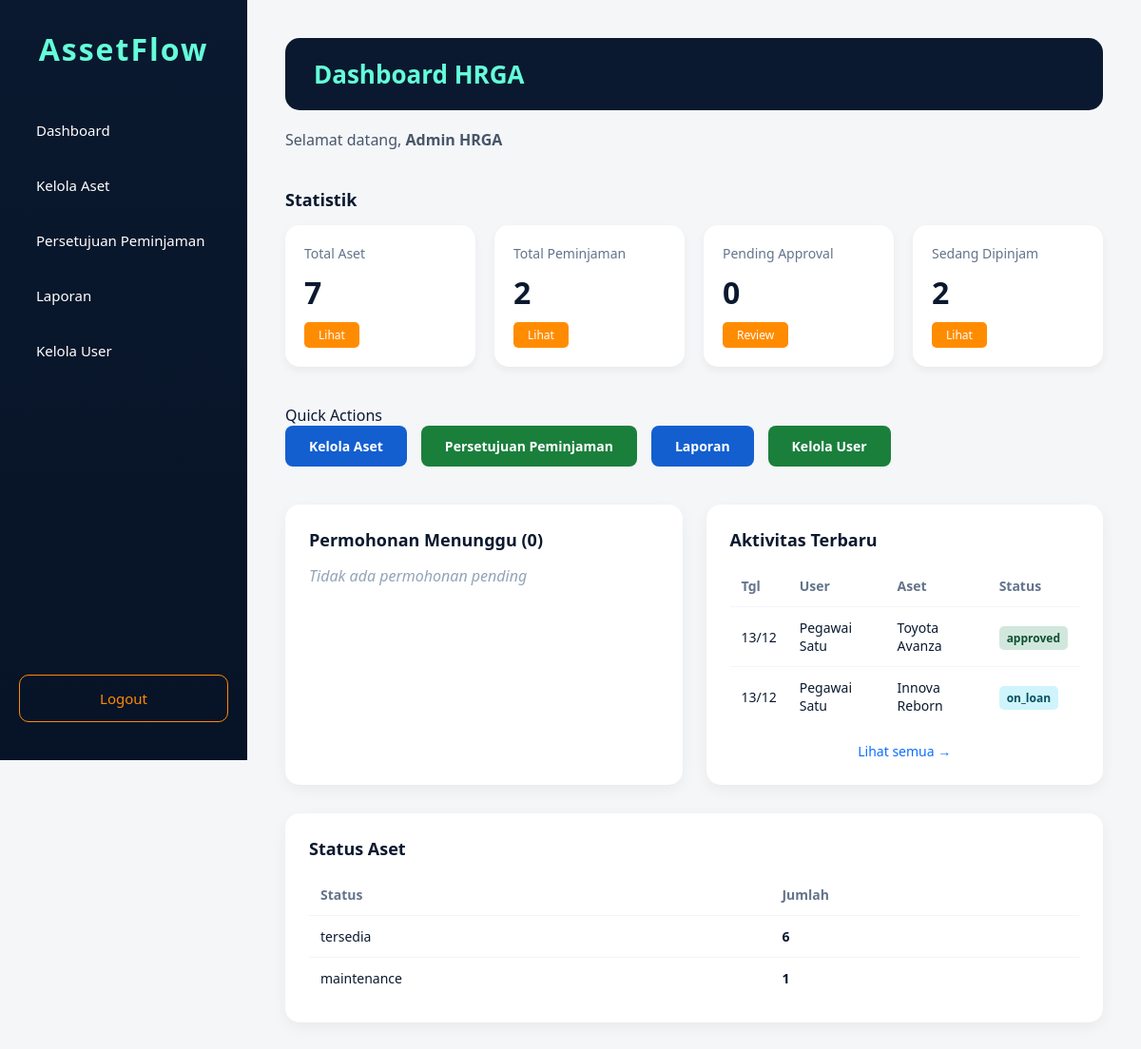
Page /admin_dashboard.php (signed in) on the committed database.
### tables this page shows
CREATE TABLE `loans` (
  `id_loan` int(11) NOT NULL,
  `id_user` int(11) NOT NULL,
  `id_aset` int(11) NOT NULL,
  `driver_id` int(11) DEFAULT NULL,
  `tgl_pinjam` date NOT NULL,
  `tgl_kembali` date NOT NULL,
  `jam_keluar` datetime DEFAULT NULL,
  `jam_masuk` datetime DEFAULT NULL,
  `km_awal` int(11) DEFAULT NULL,
  `km_akhir` int(11) DEFAULT NULL,
  `kondisi_mobil` text DEFAULT NULL,
  `keterangan` text NOT NULL,
  `alasan_penolakan` text DEFAULT NULL,
  `status_loan` enum('pending','approved','rejected','on_loan','returned') NOT NULL DEFAULT 'pending',
  `returned_at` datetime DEFAULT NULL,
  `created_at` datetime NOT NULL DEFAULT CURRENT_TIMESTAMP,
  `updated_at` datetime NOT NULL DEFAULT CURRENT_TIMESTAMP ON UPDATE CURRENT_TIMESTAMP
);

CREATE TABLE `users` (
  `id_user` int(11) NOT NULL,
  `nama` varchar(100) NOT NULL,
  `email` varchar(100) NOT NULL,
  `password` varchar(255) NOT NULL,
  `role` enum('pegawai','hrga','satpam','supir') NOT NULL,
  `divisi` varchar(50) DEFAULT NULL,
  `created_at` datetime NOT NULL DEFAULT CURRENT_TIMESTAMP,
  `updated_at` datetime NOT NULL DEFAULT CURRENT_TIMESTAMP ON UPDATE CURRENT_TIMESTAMP,
  `deleted_at` datetime DEFAULT NULL
);

CREATE TABLE `assets` (
  `id_aset` int(11) NOT NULL,
  `nama_aset` varchar(100) NOT NULL,
  `kategori` enum('mobil','elektronik') NOT NULL,
  `plat_nomor` varchar(20) DEFAULT NULL,
  `status_aset` enum('tersedia','maintenance','rusak') NOT NULL DEFAULT 'tersedia',
  `gambar` varchar(255) DEFAULT NULL,
  `created_at` datetime NOT NULL DEFAULT CURRENT_TIMESTAMP,
  `updated_at` datetime NOT NULL DEFAULT CURRENT_TIMESTAMP ON UPDATE CURRENT_TIMESTAMP,
  `deleted_at` datetime DEFAULT NULL
);

### auth_check.php (called while the page is built, shortened)
<?php
function e($value) {
    return htmlspecialchars((string) ($value ?? ''), ENT_QUOTES, 'UTF-8');
}

### admin_dashboard.php (the view, shortened to what this page needs)
<?php
require_once 'database/db.php';
require_once 'auth_check.php';
$total_assets = $conn->query("SELECT COUNT(*) FROM assets WHERE deleted_at IS NULL")->fetchColumn();
$total_loans = $conn->query("SELECT COUNT(*) FROM loans")->fetchColumn();
$pending_loans = $conn->query("SELECT COUNT(*) FROM loans WHERE status_loan='pending'")->fetchColumn();
$active_loans = $conn->query("SELECT COUNT(*) FROM loans WHERE status_loan IN ('approved','on_loan')")->fetchColumn();
$recent_pending = $conn->query("
    SELECT l.*, u.nama as pemohon, a.nama_aset
    FROM loans l
    JOIN users u ON l.id_user = u.id_user
    JOIN assets a ON l.id_aset = a.id_aset
    WHERE l.status_loan='pending'
      AND a.deleted_at IS NULL
    ORDER BY l.tgl_pinjam ASC
    LIMIT 5
")->fetchAll();
?>
<!DOCTYPE html>
<html>
<head>
    <link rel="stylesheet" href="css/admindash.css">
</head>
<body>
    <div class="sidebar">
        <h2>AssetFlow</h2>
        <a href="admin_dashboard.php" class="active">Dashboard</a>
        <a href="kelola_aset.php">Kelola Aset</a>
        <a href="persetujuan.php">Persetujuan Peminjaman</a>
        <a href="laporan.php">Laporan</a>
        <a href="kelola_user.php">Kelola User</a>
        <a href="logout.php" class="logout">Logout</a>
    </div>
    <div class="main-content">
        <h1>Dashboard HRGA</h1>
        <p class="welcome">Selamat datang, <b><?= e($_SESSION['nama']) ?></b></p>
        <h2>Statistik</h2>
        <div class="stats-grid">
            <div class="card">
                <span class="label">Total Aset</span>
                <span class="number"><?= $total_assets ?></span>
                <a href="kelola_aset.php" class="btn-small">Lihat</a>
            </div>
            <div class="card">
                <span class="label">Total Peminjaman</span>
                <span class="number"><?= $total_loans ?></span>
                <a href="laporan.php" class="btn-small">Lihat</a>
            </div>
            <div class="card">
                <span class="label">Pending Approval</span>
                <span class="number"><?= $pending_loans ?></span>
                <a href="persetujuan.php" class="btn-small">Review</a>
            </div>
            <div class="card">
                <span class="label">Sedang Dipinjam</span>
                <span class="number"><?= $active_loans ?></span>
                <a href="laporan.php?status=approved" class="btn-small">Lihat</a>
            </div>
        </div>
        <!<h2>Quick Actions</h2>
        <div class="quick-actions">
            <a href="kelola_aset.php" class="btn-blue">Kelola Aset</a>
            <a href="persetujuan.php" class="btn-yellow">Persetujuan Peminjaman</a>
            <a href="laporan.php" class="btn-green">Laporan</a>
            <a href="kelola_user.php" class="btn-cyan">Kelola User</a>
        </div>
        <div class="row-container">
            <div class="box-container">
                <h2>Permohonan Menunggu (<?= $pending_loans ?>)</h2>
                <?php if(empty($recent_pending)): ?>
                    <p class="empty">Tidak ada permohonan pending</p>
                <?php endif; ?>
            </div>
            <div class="box-container">
                <h2>Aktivitas Terbaru</h2>
                <?php
                $recent_activities = $conn->query("
                    SELECT l.*, u.nama as pemohon, a.nama_aset
                    FROM loans l
                    JOIN users u ON l.id_user = u.id_user
                    JOIN assets a ON l.id_aset = a.id_aset
                    WHERE l.status_loan != 'pending'
                    ORDER BY l.tgl_pinjam DESC
                    LIMIT 10
                ")->fetchAll();
                ?>
                <?php if(empty($recent_activities)): ?>
                    <p class="empty">Tidak ada aktivitas</p>
                <?php else: ?>
                    <table class="simple-table">
                        <tr>
                            <th>Tgl</th>
                            <th>User</th>
                            <th>Aset</th>
                            <th>Status</th>
                        </tr>
                        <?php foreach($recent_activities as $a): ?>
                        <tr>
                            <td><?= date('d/m', strtotime($a['tgl_pinjam'])) ?></td>
                            <td><?= e($a['pemohon']) ?></td>
                            <td><?= e($a['nama_aset']) ?></td>
                            <td><span class="badge <?= e($a['status_loan']) ?>"><?= e($a['status_loan']) ?></span></td>
                        </tr>
                        <?php endforeach; ?>
                    </table>
                    <div class="see-more"><a href="laporan.php">Lihat semua &rarr;</a></div>
                <?php endif; ?>
            </div>
        </div> <div class="box-container full-width">
            <h2>Status Aset</h2>
            <?php
            $asset_status = $conn->query("SELECT status_aset, COUNT(*) as jumlah FROM assets WHERE deleted_at IS NULL GROUP BY status_aset")->fetchAll();
            ?>
            <table class="simple-table">
                <tr><th>Status</th><th>Jumlah</th></tr>
                <?php foreach($asset_status as $status): ?>
                <tr>
                    <td><?= e($status['status_aset']) ?></td>
                    <td><b><?= $status['jumlah'] ?></b></td>
                </tr>
                <?php endforeach; ?>
            </table>
        </div>
    </div>
</body>
</html>

### css/admindash.css (style rules this page uses)
* { margin: 0; padding: 0; box-sizing: border-box; font-family: "Segoe UI", Tahoma, sans-serif; }
body { background-color: #F4F6F8; color: #0A192F; }
.sidebar { position: fixed; top: 0; left: 0; width: 260px; height: 100vh; background: linear-gradient(180deg, #0A192F, #071326); padding: 30px 20px; display: flex; flex-direction: column; z-index: 1000; }
.sidebar h2 { color: #64FFDA; font-size: 32px; text-align: center; margin-bottom: 40px; letter-spacing: 2px; }
.sidebar a { color: #FFFFFF; text-decoration: none; padding: 14px 18px; margin-bottom: 10px; border-radius: 10px; font-size: 15px; display: block; transition: 0.3s; }
.sidebar .logout { margin-top: auto; border: 1px solid #FF8C00; color: #FF8C00; text-align: center; }
.main-content { margin-left: 260px; padding: 40px; }
h1 { color: #64FFDA; background-color: #0A192F; padding: 20px 30px; border-radius: 15px; margin-bottom: 20px; font-size: 26px; }
.welcome { color: #475569; margin-bottom: 40px; font-size: 16px; }
h2 { font-size: 18px; color: #0A192F; margin-bottom: 15px; margin-top: 0; }
.stats-grid { display: grid; grid-template-columns: repeat(4, 1fr); gap: 20px; margin-bottom: 40px; }
.card { background: #fff; padding: 20px; border-radius: 15px; box-shadow: 0 4px 10px rgba(0,0,0,0.05); display: flex; flex-direction: column; }
.card .label { font-size: 14px; color: #64748B; }
.card .number { font-size: 32px; font-weight: bold; color: #0A192F; margin: 10px 0; }
.card .btn-small { align-self: flex-start; padding: 5px 15px; background: #FF8C00; color: #fff; text-decoration: none; border-radius: 5px; font-size: 12px; }
.quick-actions { display: flex; gap: 15px; margin-bottom: 40px; flex-wrap: wrap; }
.quick-actions a { padding: 12px 25px; border-radius: 8px; text-decoration: none; font-weight: 600; font-size: 14px; color: #fff; transition: opacity 0.2s; }
.btn-blue { background-color: #135fd0; }
.btn-yellow { background-color: #1b7f3c; }
.btn-green { background-color: #135fd0; }
.btn-cyan { background-color: #1b7f3c; }
.row-container { display: grid; grid-template-columns: 1fr 1fr; gap: 25px; margin-bottom: 30px; }
.box-container { background: #FFFFFF; padding: 25px; border-radius: 15px; box-shadow: 0 5px 15px rgba(0,0,0,0.05); }
.full-width { margin-top: 30px; }
.simple-table { width: 100%; border-collapse: collapse; }
.simple-table th, .simple-table td { padding: 12px; text-align: left; border-bottom: 1px solid #F1F5F9; font-size: 14px; }
.simple-table th { color: #64748B; font-weight: 600; }
.simple-table tr:last-child td { border-bottom: none; }
.badge { padding: 4px 8px; border-radius: 5px; font-size: 12px; font-weight: 600; }
.badge.approved { background: #d1e7dd; color: #0f5132; }
.badge.on_loan { background: #cff4fc; color: #055160; }
.empty { color: #94A3B8; font-style: italic; }
.see-more { margin-top: 15px; text-align: center; }
.see-more a { color: #0D6EFD; text-decoration: none; font-size: 14px; }

### rows in the picture
loans: tgl_pinjam "13/12", id_user.nama "Pegawai Satu", id_aset.nama_aset "Toyota Avanza", status_loan "approved"
loans: tgl_pinjam "13/12", id_user.nama "Pegawai Satu", id_aset.nama_aset "Innova Reborn", status_loan "on_loan"

### other values in the picture
$_SESSION['nama'] "Admin HRGA"
$total_assets "7"
$total_loans "2"
$pending_loans "0"
$active_loans "2"
$status['status_aset'] "tersedia"
$status['jumlah'] "6"
$status['status_aset'] "maintenance"
$status['jumlah'] "1"
